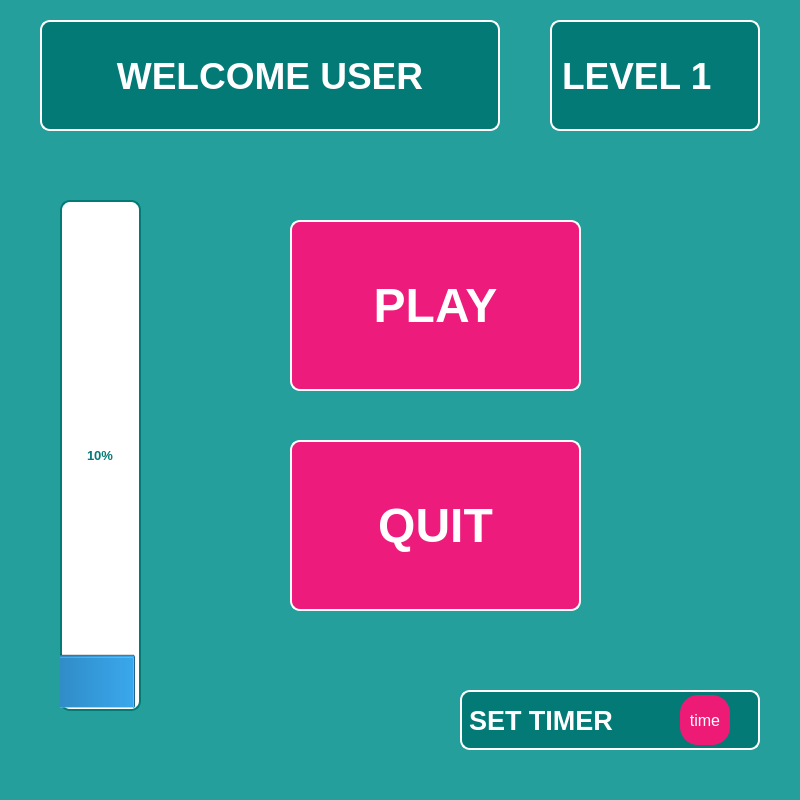
<?xml version="1.0" encoding="UTF-8"?>
<ui version="4.0">
 <class>MainWindow</class>
 <widget class="QMainWindow" name="MainWindow">
  <property name="geometry">
   <rect>
    <x>0</x>
    <y>0</y>
    <width>800</width>
    <height>800</height>
   </rect>
  </property>
  <property name="minimumSize">
   <size>
    <width>800</width>
    <height>800</height>
   </size>
  </property>
  <property name="maximumSize">
   <size>
    <width>800</width>
    <height>800</height>
   </size>
  </property>
  <property name="windowTitle">
   <string>MainWindow</string>
  </property>
  <property name="autoFillBackground">
   <bool>false</bool>
  </property>
  <property name="styleSheet">
   <string notr="true">background-color:rgb(36, 159, 156)</string>
  </property>
  <property name="iconSize">
   <size>
    <width>30</width>
    <height>30</height>
   </size>
  </property>
  <property name="toolButtonStyle">
   <enum>Qt::ToolButtonTextOnly</enum>
  </property>
  <widget class="QWidget" name="centralwidget">
   <widget class="QLabel" name="level_main_menu">
    <property name="geometry">
     <rect>
      <x>550</x>
      <y>20</y>
      <width>210</width>
      <height>111</height>
     </rect>
    </property>
    <property name="font">
     <font>
      <pointsize>28</pointsize>
      <weight>75</weight>
      <bold>true</bold>
     </font>
    </property>
    <property name="whatsThis">
     <string>&lt;html&gt;&lt;head/&gt;&lt;body&gt;&lt;p&gt;&lt;span style=&quot; vertical-align:super;&quot;&gt;asdafadfadf&lt;/span&gt;&lt;/p&gt;&lt;/body&gt;&lt;/html&gt;</string>
    </property>
    <property name="styleSheet">
     <string notr="true">background-color: rgb(3, 122, 118);
color: rgb(255, 255, 255);
border-color: rgb(255, 255, 255);
border-style: solid;
border-width:2px;
border-radius:10px;</string>
    </property>
    <property name="text">
     <string>LEVEL 1</string>
    </property>
   </widget>
   <widget class="QLabel" name="user_main_menu">
    <property name="geometry">
     <rect>
      <x>40</x>
      <y>20</y>
      <width>460</width>
      <height>111</height>
     </rect>
    </property>
    <property name="font">
     <font>
      <pointsize>28</pointsize>
      <weight>75</weight>
      <bold>true</bold>
     </font>
    </property>
    <property name="styleSheet">
     <string notr="true">background-color: rgb(3, 122, 118);
color: rgb(255, 255, 255);
border-color: rgb(255, 255, 255);
border-style: solid;
border-width:2px;
border-radius:10px;</string>
    </property>
    <property name="text">
     <string>WELCOME USER</string>
    </property>
    <property name="alignment">
     <set>Qt::AlignCenter</set>
    </property>
   </widget>
   <widget class="QPushButton" name="play_button_main_menu">
    <property name="geometry">
     <rect>
      <x>290</x>
      <y>220</y>
      <width>291</width>
      <height>171</height>
     </rect>
    </property>
    <property name="font">
     <font>
      <pointsize>36</pointsize>
      <weight>75</weight>
      <bold>true</bold>
     </font>
    </property>
    <property name="styleSheet">
     <string notr="true">QPushButton {
background-color: rgb(237, 27, 123);
color: rgb(255, 255, 255);
border-color: rgb(255, 255, 255);
border-style: solid;
border-width:2px;
border-radius:10px;
}
QPushButton:hover{
background-color: rgb(255, 255, 255);
color: #f44786;
border-color: #f44786;
border-width:3px;
}</string>
    </property>
    <property name="text">
     <string>PLAY</string>
    </property>
   </widget>
   <widget class="QPushButton" name="quit_button_main_menu">
    <property name="geometry">
     <rect>
      <x>290</x>
      <y>440</y>
      <width>291</width>
      <height>171</height>
     </rect>
    </property>
    <property name="font">
     <font>
      <pointsize>36</pointsize>
      <weight>75</weight>
      <bold>true</bold>
     </font>
    </property>
    <property name="styleSheet">
     <string notr="true">QPushButton {
background-color: rgb(237, 27, 123);
color: rgb(255, 255, 255);
border-color: rgb(255, 255, 255);
border-style: solid;
border-width:2px;
border-radius:10px;
}
QPushButton:hover{
background-color: rgb(255, 255, 255);
color: #f44786;
border-color: #f44786;
border-width:3px;
}</string>
    </property>
    <property name="text">
     <string>QUIT</string>
    </property>
   </widget>
   <widget class="QProgressBar" name="progress_main_menu">
    <property name="geometry">
     <rect>
      <x>60</x>
      <y>200</y>
      <width>81</width>
      <height>511</height>
     </rect>
    </property>
    <property name="sizeIncrement">
     <size>
      <width>0</width>
      <height>0</height>
     </size>
    </property>
    <property name="font">
     <font>
      <pointsize>10</pointsize>
      <weight>75</weight>
      <bold>true</bold>
     </font>
    </property>
    <property name="styleSheet">
     <string notr="true">background-color: rgb(255, 255, 255);
border-style: solid;
border-width:2px;
border-radius:10px;
border-color: rgb(3, 122, 118);
color: #037a76;</string>
    </property>
    <property name="value">
     <number>10</number>
    </property>
    <property name="alignment">
     <set>Qt::AlignCenter</set>
    </property>
    <property name="textVisible">
     <bool>true</bool>
    </property>
    <property name="orientation">
     <enum>Qt::Vertical</enum>
    </property>
    <property name="invertedAppearance">
     <bool>false</bool>
    </property>
    <property name="textDirection">
     <enum>QProgressBar::TopToBottom</enum>
    </property>
   </widget>
   <widget class="QLabel" name="set_timer_main_menu">
    <property name="geometry">
     <rect>
      <x>460</x>
      <y>690</y>
      <width>300</width>
      <height>60</height>
     </rect>
    </property>
    <property name="font">
     <font>
      <pointsize>20</pointsize>
      <weight>75</weight>
      <bold>true</bold>
     </font>
    </property>
    <property name="whatsThis">
     <string>&lt;html&gt;&lt;head/&gt;&lt;body&gt;&lt;p&gt;&lt;span style=&quot; vertical-align:super;&quot;&gt;asdafadfadf&lt;/span&gt;&lt;/p&gt;&lt;/body&gt;&lt;/html&gt;</string>
    </property>
    <property name="styleSheet">
     <string notr="true">background-color: rgb(3, 122, 118);
color: rgb(255, 255, 255);
border-color: rgb(255, 255, 255);
border-style: solid;
border-width:2px;
border-radius:10px;</string>
    </property>
    <property name="text">
     <string>SET TIMER</string>
    </property>
   </widget>
   <widget class="QPushButton" name="time_button_main_menu">
    <property name="geometry">
     <rect>
      <x>680</x>
      <y>695</y>
      <width>50</width>
      <height>50</height>
     </rect>
    </property>
    <property name="minimumSize">
     <size>
      <width>0</width>
      <height>0</height>
     </size>
    </property>
    <property name="maximumSize">
     <size>
      <width>100</width>
      <height>100</height>
     </size>
    </property>
    <property name="font">
     <font>
      <pointsize>12</pointsize>
     </font>
    </property>
    <property name="styleSheet">
     <string notr="true">
QPushButton {
background-color: rgb(237, 27, 118);
border-radius:18px;
color: rgb(255, 255, 255);
}
QPushButton:hover{
background-color: rgb(255, 255, 255);
color: #f44786;
border-color: #f44786;
border-width:3px;
}</string>
    </property>
    <property name="text">
     <string>time</string>
    </property>
   </widget>
  </widget>
  <widget class="QStatusBar" name="statusbar"/>
 </widget>
 <resources/>
 <connections/>
</ui>
